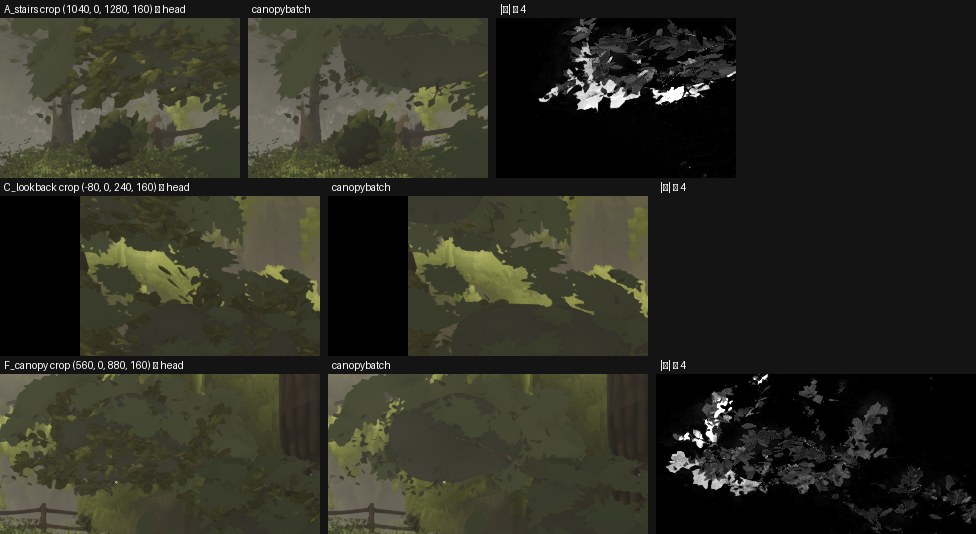
#> input picture .agents/reviews/fable-5-lane10/canopybatch-lobes-head-vs-batch.jpg, 976 x 534 px
$ python bands.py canopybatch-lobes-head-vs-batch.jpg
#> lines starting #> are read from the running program, lines starting #| are printed output that depends on the picture; after the words box and inside, x2 and y2 are one past the last pixel; in counts of white or black regions, pixels touching at a corner belong together
#!/usr/bin/env python3
"""Band composition at the owner's north-path pose (lane-10 report §1/§5 metrics), reconstructed:
upper-middle band rows 0.12-0.50: bright mist (HLS l > 0.5, s < 0.22), bark/earth brown (h 15-50, l < 0.45, s > SB),
near-black (l < DK), leafy (h 60-170, s > SL, l 0.12-0.6), mean l; far-centre box (0.30-0.70 x 0.15-0.40): mean hex, hue, B/R, l.
Usage: it83-bands.py [--sweep] img [img...]"""
import sys, numpy as np
from PIL import Image

def hls(a):
    mx = a.max(axis=2); mn = a.min(axis=2); l = (mx + mn) / 2; c = mx - mn
    s = np.where(c > 1e-6, c / np.maximum(1 - np.abs(2 * l - 1), 1e-6), 0)
    r, g, b = a[..., 0], a[..., 1], a[..., 2]
    h = np.zeros_like(l)
    m = c > 1e-6
    rm = m & (mx == r); gm = m & (mx == g) & ~rm; bm = m & ~rm & ~gm
    h[rm] = ((g - b)[rm] / c[rm]) % 6
    h[gm] = ((b - r)[gm] / c[gm]) + 2
    h[bm] = ((r - g)[bm] / c[bm]) + 4
    return h * 60, l, s

DK = float(sys.argv[sys.argv.index("--dk") + 1]) if "--dk" in sys.argv else 0.20
SB = float(sys.argv[sys.argv.index('--sb') + 1]) if '--sb' in sys.argv else 0.10
SL = float(sys.argv[sys.argv.index('--sl') + 1]) if '--sl' in sys.argv else 0.15

def measure(p):
#> called with p = 'canopybatch-lobes-head-vs-batch.jpg'
    a = np.asarray(Image.open(p).convert('RGB'), dtype=np.float32) / 255
    H, W = a.shape[:2]
#> H = 534; W = 976
    band = a[int(0.12 * H):int(0.50 * H)]
    h, l, s = hls(band)
#> in hls, `l = (mx + mn) / 2`:
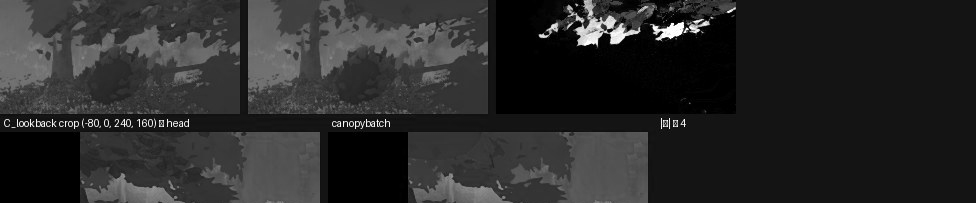
#> l: shape (203, 976) float32; min 0, max 1, mean 0.166
#> in hls, `m = c > 1e-6`:
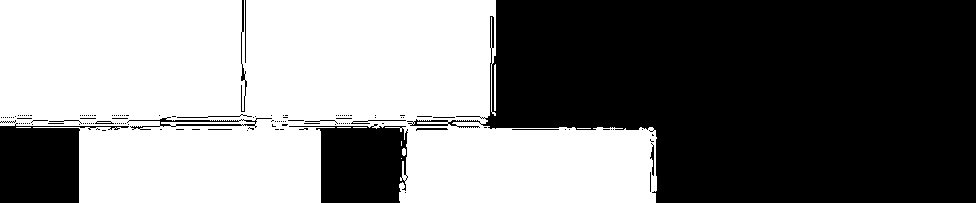
#> m: shape (203, 976) bool; 49.4% white; 9 white regions (6 under 20 px), largest, box (x1, y1, x2, y2) and area: (0, 0, 657, 203) 97769, (494, 64, 496, 111) 93, (402, 148, 406, 156) 28
#> in hls, `rm = m & (mx == r)`:
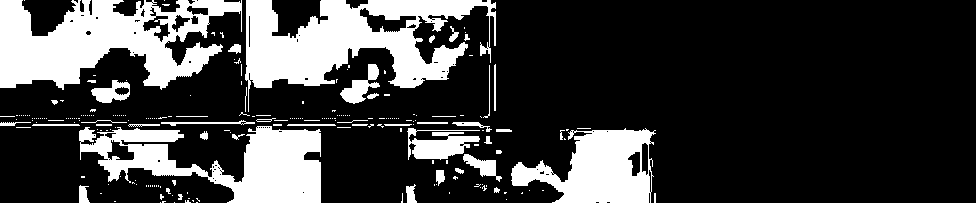
#> rm: shape (203, 976) bool; 23.8% white; 230 white regions (184 under 20 px), largest, box (x1, y1, x2, y2) and area: (245, 0, 496, 112) 12990, (0, 0, 242, 90) 12677, (79, 126, 321, 203) 9354
#> in hls, `gm = m & (mx == g) & ~rm`:
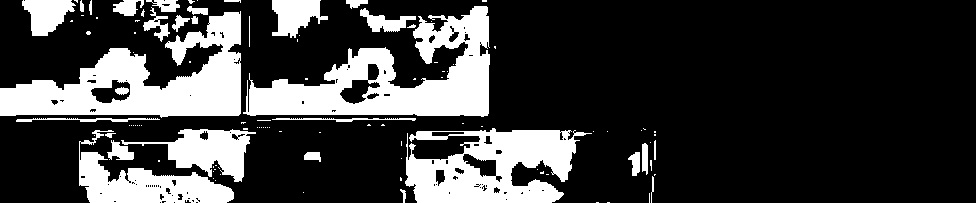
#> gm: shape (203, 976) bool; 23.6% white; 107 white regions (76 under 20 px), largest, box (x1, y1, x2, y2) and area: (243, 6, 490, 117) 12192, (0, 11, 241, 118) 11766, (405, 128, 592, 203) 8762
#> in hls, `bm = m & ~rm & ~gm`:
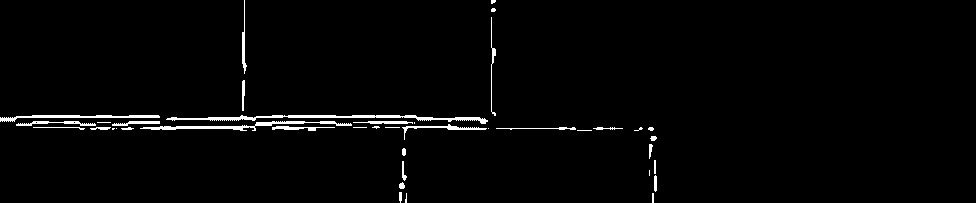
#> bm: shape (203, 976) bool; 2% white; 40 white regions (15 under 20 px), largest, box (x1, y1, x2, y2) and area: (166, 115, 488, 124) 922, (140, 121, 352, 131) 614, (0, 115, 160, 122) 447
#> in hls, `h[bm] = ((r - g)[bm] / c[bm]) + 4`:
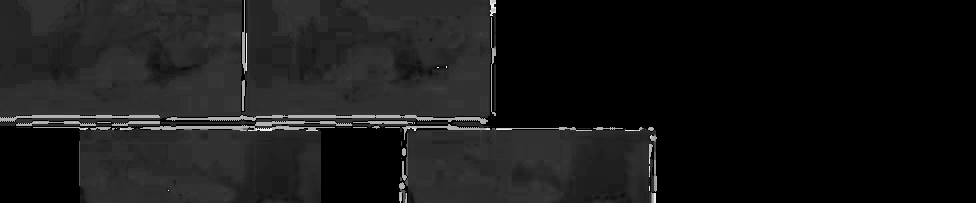
#> h: shape (203, 976) float32; min 0, max 5.89, mean 0.558; drawn with min black and max white
    mist = ((l > 0.5) & (s < 0.22)).mean() * 100
#> mist = 1.26
    brown = ((h >= 15) & (h <= 50) & (l < 0.45) & (s > SB)).mean() * 100
#> brown = 5.11
    dark = (l < DK).mean() * 100
#> dark = 59.78
    leaf = ((h >= 60) & (h <= 170) & (s > SL) & (l > 0.12) & (l < 0.6)).mean() * 100
#> leaf = 17.82
    box = a[int(0.15 * H):int(0.40 * H), int(0.30 * W):int(0.70 * W)]
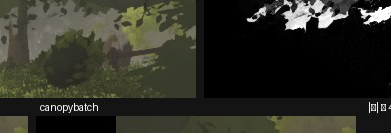
#> box: shape (133, 391, 3) float32; mean R, G, B 0.184, 0.185, 0.15
    mc = box.reshape(-1, 3).mean(axis=0)
#> mc = [0.184, 0.185, 0.15]
    hb, lb, sb = hls(mc[None, None, :])
#> hb = [61.1]; lb = [0.167]; sb = [0.105]
    hexc = '#%02x%02x%02x' % tuple(int(round(v * 255)) for v in mc)
#> hexc = '#2f2f26'
    return dict(mist=mist, brown=brown, dark=dark, leaf=leaf, l=float(l.mean()), box=hexc, bh=float(hb[0, 0]), bl=float(lb[0, 0]), bs=float(sb[0, 0]), br=float(mc[2] / max(mc[0], 1e-6)))

args = [x for x in sys.argv[1:] if not x.startswith('--') and not x.replace('.', '').isdigit()]
print(f"{'image':58s} mist%  brown%  dark%  leaf%  mean-l | far-centre box hex  hue  s     l     B/R")
for p in args:
    m = measure(p)
#> m = 10 items
    print(f"{p[-58:]:58s} {m['mist']:5.1f}  {m['brown']:5.1f}   {m['dark']:5.1f}  {m['leaf']:5.1f}  {m['l']:.3f}  | {m['box']} {m['bh']:5.0f}° {m['bs']:.2f}  {m['bl']:.3f} {m['br']:.2f}")
#| canopybatch-lobes-head-vs-batch.jpg                          1.3    5.1    59.8   17.8  0.166  | #2f2f26    61° 0.10  0.167 0.81
